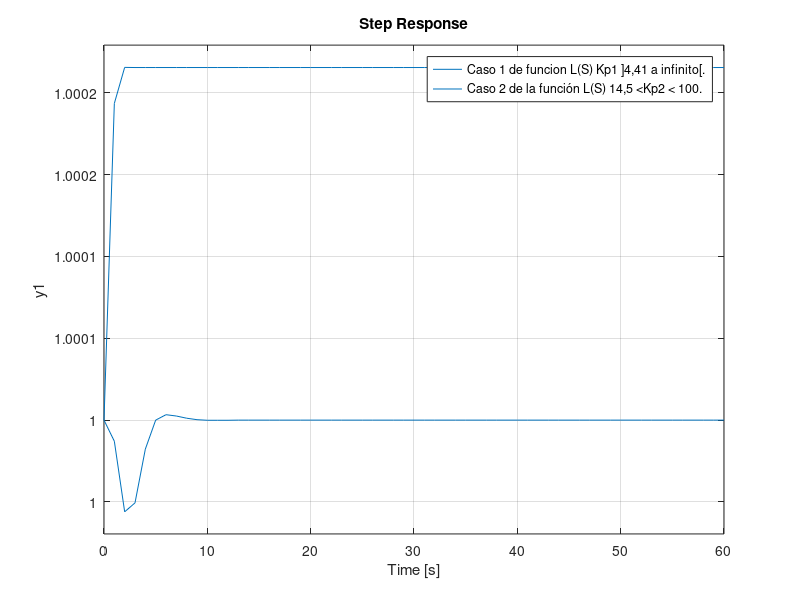
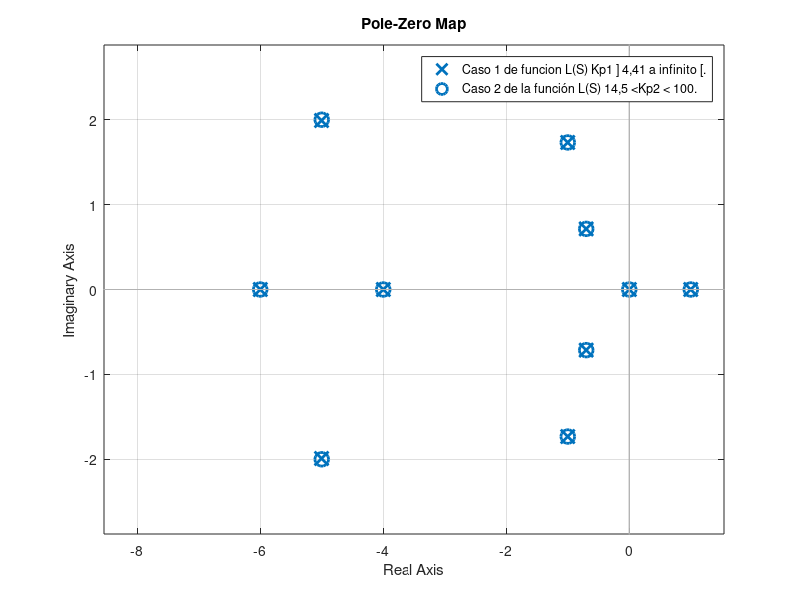

MATLAB code for these plots, in order:
%% Comprobación de todos los polos del sistema de control realimentado
%% utilizando el polinomio característico
s = tf('s'); % Definición de variable compleja.
t = (0:1:60); % Definición de intervalo de tiempo.
%% Caso 1 de funcion L(S) 67.51 < Kp1 < 163.56
kp1 = 80;
Ls1 = kp1*(s^2 +2*s+4)/s*(s^2 +1.4*s+1)*(s+4)*(s+6);
Myr1 =Ls1/(1+Ls1);
step(Myr1,t);
hold on;
%% Caso 2 de la función L(S) (14,5 <Kp2 < 100) 
kp2 = 80;
Ls2 = 2*kp2/(s-1)*(s^2 +10*s+29);
Myr2 = Ls2/(1+Ls2);
step(Myr2,t);
hold on;


legend('Caso 1 de funcion L(S) Kp1 ]4,41 a infinito[.','Caso 2 de la función L(S) 14,5 <Kp2 < 100.')

figure;

%% Diagrama de polo y ceros para los 3 casos
pzmap(Myr1);
hold on;
pzmap(Myr2);

legend('Caso 1 de funcion L(S) Kp1 ] 4,41 a infinito [.','Caso 2 de la función L(S) 14,5 <Kp2 < 100.')
